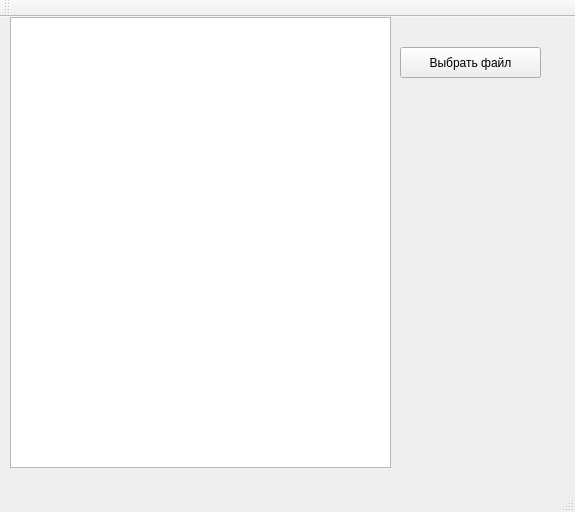
<?xml version="1.0" encoding="UTF-8"?>
<ui version="4.0">
 <class>MainWindow</class>
 <widget class="QMainWindow" name="MainWindow">
  <property name="geometry">
   <rect>
    <x>0</x>
    <y>0</y>
    <width>575</width>
    <height>512</height>
   </rect>
  </property>
  <property name="windowTitle">
   <string>MainWindow</string>
  </property>
  <widget class="QWidget" name="centralWidget">
   <widget class="QPushButton" name="chooseButton">
    <property name="geometry">
     <rect>
      <x>400</x>
      <y>30</y>
      <width>141</width>
      <height>31</height>
     </rect>
    </property>
    <property name="text">
     <string>Выбрать файл</string>
    </property>
   </widget>
   <widget class="QTextEdit" name="textEdit">
    <property name="geometry">
     <rect>
      <x>10</x>
      <y>0</y>
      <width>381</width>
      <height>451</height>
     </rect>
    </property>
   </widget>
  </widget>
  <widget class="QMenuBar" name="menuBar">
   <property name="geometry">
    <rect>
     <x>0</x>
     <y>0</y>
     <width>575</width>
     <height>29</height>
    </rect>
   </property>
  </widget>
  <widget class="QToolBar" name="mainToolBar">
   <attribute name="toolBarArea">
    <enum>TopToolBarArea</enum>
   </attribute>
   <attribute name="toolBarBreak">
    <bool>false</bool>
   </attribute>
  </widget>
  <widget class="QStatusBar" name="statusBar"/>
 </widget>
 <layoutdefault spacing="6" margin="11"/>
 <resources/>
 <connections/>
</ui>
